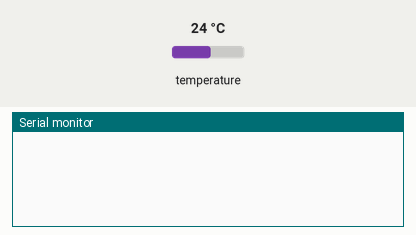
The sketch below on a simulated ESP8266 (NodeMCU). On the bench: the last lines printed to the serial monitor. Inputs (shaded band) come from the test bench; at power-on: temperature 24 °C. WiFi joins after 1.5 s; servers stay silent unless stated; no MQTT or app messages arrive unless stated. At 17.3 s the program puts the board to deep sleep or switches it off; the recording ends there.

Above: at 1.2 s.
1.3 s: temperature set to 12 °C
At 12.8 s:
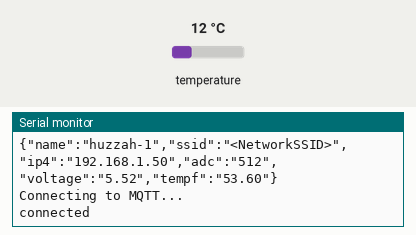
At 15.6 s:
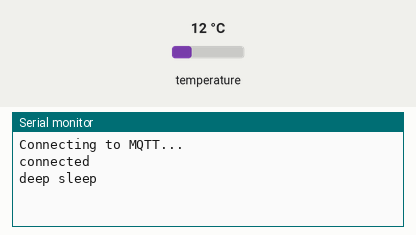

The sketch:

DE_AdafruitHazzahBreakoutBoard_scan_network_temp_and_voltage.ino
```cpp
// Networking esp8266
#include <ESP8266WiFi.h>
#include <ESP8266WiFiMulti.h>

// Temperature Sensor ds18b20
#include <OneWire.h>
#include <DallasTemperature.h>

// MQTT
#include <PubSubClient.h>

// Reading temperature
#define ONE_WIRE_BUS 12
OneWire oneWire(ONE_WIRE_BUS);
DallasTemperature sensors(&oneWire);

// JSON
#include <ArduinoJson.h>

// Multiple Wifi access points
ESP8266WiFiMulti wifiMulti;

// MQTT stuff:
const char* mqttServer = "<IP address of mqtt server>";
const int mqttPort = 1883;
const char* topic = "jumilla/temp_sensor/huzzah-1";
const char* mp_name = "huzzah-1";
const char* mqttUser = "<mqtt user>";
const char* mqttPassword = "<mqtt password>";
WiFiClient espClient;
PubSubClient client(espClient);

// Voltage variables
const int analogInPin = A0;
int analogValue;
float voltage;
float LSB = 4.11 / 381;  //Least Significant Bit Vmax / Test ADC Measurement

// Json variables size is number of elements
const size_t CAPACITY = JSON_ARRAY_SIZE(9);
char output[200];


void setup()
{
  Serial.begin(115200);
  Serial.setDebugOutput(true);
  Serial.println();
  WiFi.mode(WIFI_STA);
  wifiMulti.addAP("<NetworkSSID>", "<Password>");
  wifiMulti.addAP("<NetworkSSID>", "<Password>");
  wifiMulti.addAP("<NetworkSSID>", "<Password>");
  wifiMulti.addAP("<NetworkSSID>", "<Password>");
}


void loop()
{
  wifiMulti.run();
  delay(10000);
  if (WiFi.status() == WL_CONNECTED) {
    // allocate the memory for json doc
    StaticJsonDocument<CAPACITY> doc;
    // create an empty array
    JsonObject line = doc.to<JsonObject>();;

    analogValue = analogRead(analogInPin);
    voltage = analogValue * LSB;

    line["name"] = mp_name;
    line["ssid"] = WiFi.SSID();
    line["ip4"] = WiFi.localIP().toString();
    line["adc"] = String(analogValue);
    line["voltage"] = String(String(voltage));

    String temp_f = readDSTemperatureF();
    if (temp_f == "--") {
      Serial.println("Failed to read from DS18B20 sensor");
      line["tempf"] = "error_temperature_read";
      // logging("err_temp_read", "Faild to read sensor");
    } else {
      Serial.println("Temp in F: " + temp_f);
      line["tempf"] = temp_f;
    }

    serializeJson(line, output, sizeof(output));
    Serial.println(output);

    connectMQTT();
    Serial.println("deep sleep");
    delay(3000); // Delay so that we can publish
    ESP.deepSleep(1200e6);
  }
}


void connectMQTT()
{
  client.setServer(mqttServer, mqttPort);
  while (!client.connected()) {
    Serial.println("Connecting to MQTT...");

    if ( client.connect(mp_name, mqttUser, mqttPassword )) {
      Serial.println("connected");
      delay(2000);
      client.publish(topic, output, 1);
    } else {
      Serial.print("failed with state ");
      Serial.println(client.state());
      //delay(2000);
    }
  }
}


String readDSTemperatureF() {
  // Call sensors.requestTemperatures() to issue a global temperature and Requests to all devices on the bus
  sensors.requestTemperatures();
  float tempF = sensors.getTempFByIndex(0); //sensors.getTempCByIndex(0) for Celsius
  if(int(tempF) == -196){
    return "--";
  } else {
    return String(tempF);
  }
}
```

Measured:
- after the input at 1.3 s, the serial monitor: prints a new line after 11.0 s (image 1)
